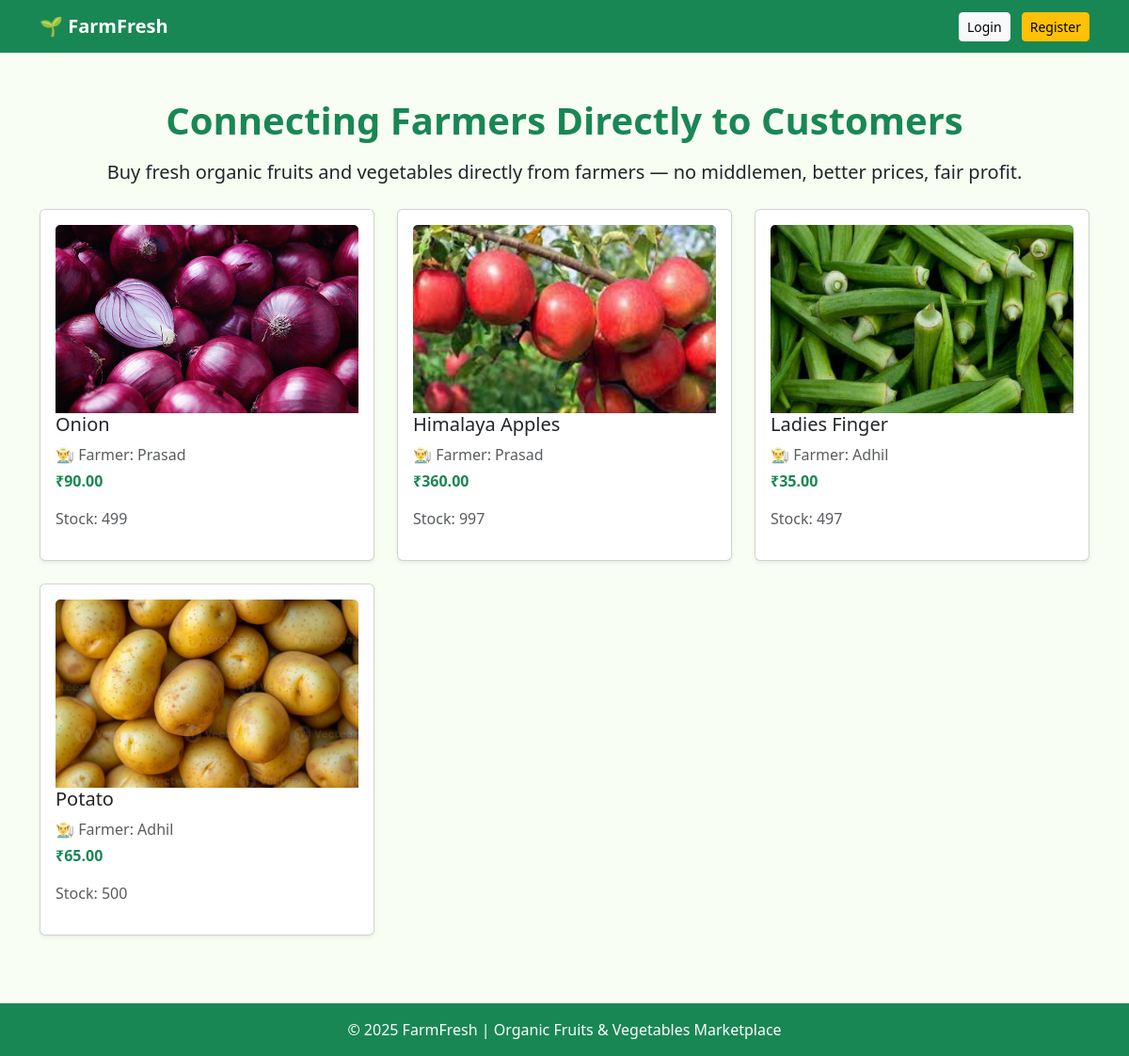
The page / on the database its author committed.
### store/models.py (models this page shows, shortened)
class Product(models.Model):
    CATEGORY_CHOICES = [
        ('fruit', 'Fruit'),
        ('vegetable', 'Vegetable'),
    ]
    farmer = models.ForeignKey(User, on_delete=models.CASCADE)
    name = models.CharField(max_length=100)
    price = models.DecimalField(max_digits=8, decimal_places=2)
    stock = models.IntegerField()
    image = models.ImageField(upload_to='products/')
    description = models.TextField()
    category = models.CharField(
        max_length=20,
        choices=CATEGORY_CHOICES
    )

### store/views.py (the view)
# urls.py: path('', views.home, name='home'),
def home(request):
    products = Product.objects.all()
    return render(request, 'store/home.html', {'products': products})

### store/templates/store/home.html (shortened to what this page needs)
<!DOCTYPE html>
<html>
<head>
    <link href="https://cdn.jsdelivr.net/npm/bootstrap@5.3.2/dist/css/bootstrap.min.css" rel="stylesheet">
</head>
<body style="background:#f8fff2;">
<nav class="navbar navbar-expand-lg navbar-dark bg-success">
    <div class="container">
        <a class="navbar-brand fw-bold text-white" href="{% url 'home' %}">
            🌱 FarmFresh
        </a>
        <div class="ms-auto">
            {% if user.is_authenticated %}
                {% if user.profile.role == 'farmer' %}
                    <a href="{% url 'farmer_dashboard' %}" class="btn btn-light btn-sm me-2">
                        Dashboard
                    </a>
                    <a href="{% url 'my_products' %}" class="btn btn-light btn-sm me-2">
                        My Products
                    </a>
                    <a href="{% url 'add_product' %}" class="btn btn-warning btn-sm me-2">
                        Add Product
                    </a>
                {% elif user.profile.role == 'customer' %}
                    <a href="{% url 'browse_products' %}" class="btn btn-light btn-sm me-2">
                        Products
                    </a>
                    <a href="{% url 'cart' %}" class="btn btn-warning btn-sm me-2">
                        My Cart
                    </a>
                    <a href="{% url 'checkout' %}" class="btn btn-success btn-sm me-2">
                        Checkout
                    </a>
                {% endif %}
                <a href="{% url 'logout' %}" class="btn btn-danger btn-sm">
                    Logout
                </a>
            {% else %}
                <a href="{% url 'login' %}" class="btn btn-light btn-sm me-2">
                    Login
                </a>
                <a href="{% url 'register' %}" class="btn btn-warning btn-sm">
                    Register
                </a>
            {% endif %}
        </div>
    </div>
</nav>
<div class="container text-center mt-5">
    <h1 class="fw-bold text-success">Connecting Farmers Directly to Customers</h1>
    <p class="mt-3 fs-5">
        Buy fresh organic fruits and vegetables directly from farmers
        — no middlemen, better prices, fair profit.
    </p>
</div>
<div class="container mt-4">
    <div class="row">
        {% for product in products %}
        <div class="col-md-4">
            <div class="card mb-4 shadow-sm p-3">
                    <img src="{{ product.image.url }}"
     class="card-img-top"
     style="height:200px; object-fit:cover;">
                <h5>{{ product.name }}</h5>
                <p class="text-muted mb-1">
                    👨‍🌾 Farmer: {{ product.farmer.username }}
                </p>
                <p class="fw-bold text-success">
                    ₹{{ product.price }}
                </p>
                <p class="text-muted">
                    Stock: {{ product.stock }}
                </p>
            </div>
        </div>
        {% empty %}
            <p class="text-center">No products available.</p>
        {% endfor %}
    </div>
</div>
<footer class="bg-success text-white text-center mt-5 p-3">
    © 2025 FarmFresh | Organic Fruits & Vegetables Marketplace
</footer>
</body>
</html>

### rows shown on the page
Product: image (picture), name "Onion", farmer.username "Prasad", price "90.00", stock "499"
Product: image (picture), name "Himalaya Apples", farmer.username "Prasad", price "360.00", stock "997"
Product: image (picture), name "Ladies Finger", farmer.username "Adhil", price "35.00", stock "497"
Product: image (picture), name "Potato", farmer.username "Adhil", price "65.00", stock "500"
